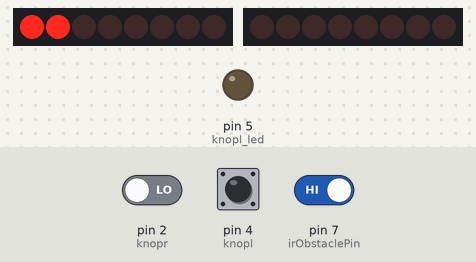
Bench run of a sketch on a simulated Arduino Uno, built with avr-gcc and run on an emulated ATmega328P. On the bench: 2 × 8 shift-register outputs drawn as a row of LEDs (first output left, lit = HIGH), output pins drawn as LEDs (lit = HIGH). Wiring (inferred from the names in the program): 2 × shift register (74HC595): data pin 11, shift clock pin 8, latch pin 12 / data pin 6, shift clock pin 3. Wiring (inferred from the signals the program sends): 2 × row of LEDs: on Q0, Q1, Q2, Q3, Q4, Q5, Q6, Q7 / on Q0, Q1, Q2, Q3, Q4, Q5, Q6, Q7. The test bench sets the inputs (shaded band); at power-on: pin 7 (irObstaclePin) HIGH, pin 4 (knopl) LOW, pin 2 (knopr) LOW. Pins used as bus, display or sensor lines are not drawn; what the sketch prints to the serial monitor is not drawn.

Above: at 1.2 s.
1.3 s: pin 7 (irObstaclePin) driven LOW
At 2.0 s:
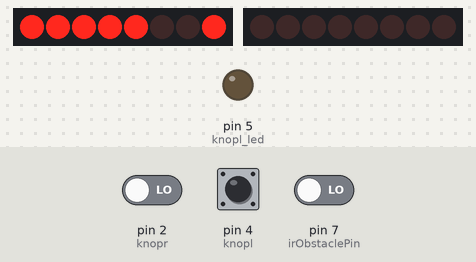
2.8 s: pin 7 (irObstaclePin) driven HIGH
At 3.1 s:
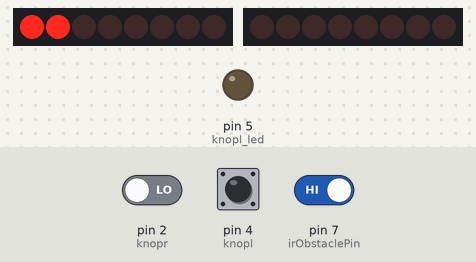
5.9 s: pin 4 (knopl) pulled HIGH for 0.15 s
At 6.8 s:
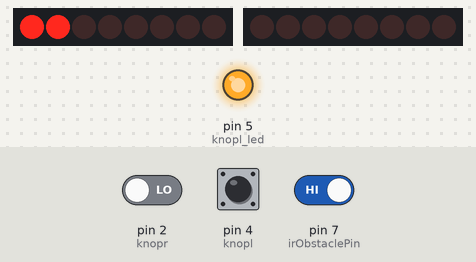
7.5 s: pin 2 (knopr) driven HIGH and pin 7 (irObstaclePin) driven LOW
At 8.7 s:
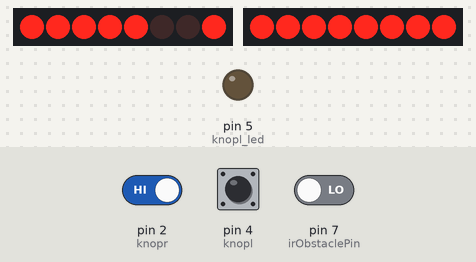
9.0 s: pin 7 (irObstaclePin) driven HIGH
At 10.1 s:
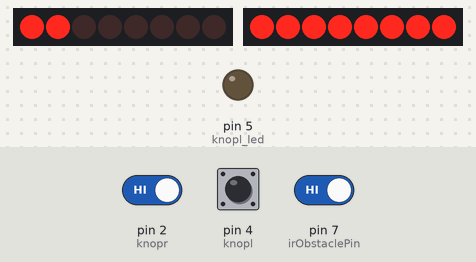
Timing chart, 0 to 11.5 s (numbered marks = the images above; inputs shaded):
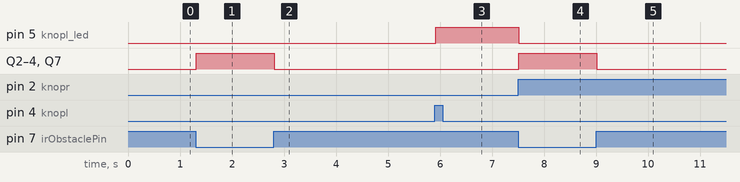

The sketch:

7_segment_display_arduino.ino
```cpp
const int latchPin = 12;//Pin connected to ST_CP of 74HC595
const int clockPin = 8;//Pin connected to SH_CP of 74HC595
const int dataPin = 11; //Pin connected to DS of 74HC595

#define led_lift 6

#define knopl 4
#define knopr 2

#define knopl_led 5
#define knopr_led 3

int buttonstate_l = LOW;
int buttonstate_r = LOW;

#define irObstaclePin 7  // This is our input pin

int waar;

int Obstacle = HIGH;

/*=======================================================================================================
  //display 0,1,2,3,4,5,6,7,8
  Number 0 :  00000011     3
  Number 1 :  10101111     159
  Number 2 :  00100101     37
  Number 3 :  00001101     13
  Number 4 :  10011001     153
  Number 5 :  01001001     73
  Number 6 :  01000001     65
  Number 7 :  00011111     31
  Number 8 :  00000001     1

  To display the dot, simply subtract 1.
  example : 1 - 1 = 0  or b0000000 0x0 to display 8
*/
/*In order to display zero your array has decimal number 3. However using the shift register
  it is actuall the binary number that is uploaded into the resitsre: zie the table above for zero: 00000011.
*/
int datArray[9] = {2, 158, 36, 12, 152, 72, 64, 30, 0}; // array without the decimal

void setup ()

{
  //set pins to output
  Serial.begin(9600);

  pinMode(irObstaclePin, INPUT);
  pinMode(knopr, INPUT);
  pinMode(knopl, INPUT);
  pinMode(knopl_led, OUTPUT);
  pinMode(knopr_led, OUTPUT);
  pinMode(led_lift, OUTPUT);

  pinMode(latchPin, OUTPUT);
  pinMode(clockPin, OUTPUT);
  pinMode(dataPin, OUTPUT);
}
void loop()


{
  Obstacle = digitalRead(irObstaclePin);
  buttonstate_l = digitalRead(knopl);
  buttonstate_r = digitalRead(knopr);

  Serial.print("r");
  Serial.println(buttonstate_r);
  Serial.print("l");
  Serial.println(buttonstate_l);


  //Serial.println(knopl_led);

  if ( buttonstate_l == 1) {
    digitalWrite(knopl_led, HIGH);
  }

  if ( buttonstate_r == 1) {
    digitalWrite(knopr_led, HIGH);
  }

  if (Obstacle == LOW) {
    waar = 1 ;
    digitalWrite(led_lift, HIGH);
    digitalWrite(knopl_led, LOW);
     digitalWrite(knopr_led, LOW);
    //Serial.println("OBSTACLE!!, OBSTACLE!!");

    digitalWrite(latchPin, LOW);
    shiftOut(dataPin, clockPin, MSBFIRST, 159);
    digitalWrite(latchPin, HIGH);

  } else {
    waar = 1 ;
    digitalWrite(led_lift, LOW);

    digitalWrite(latchPin, LOW);
    shiftOut(dataPin, clockPin, MSBFIRST, 3);
    digitalWrite(latchPin, HIGH);
    //Serial.println("clear");
  }

}
```

Measured:
- after the input at 1.3 s, Q2–4, Q7: LOW → HIGH at once
- after the input at 2.8 s, Q2–4, Q7: HIGH → LOW at once
- after the input at 5.9 s, pin 5 (knopl_led): LOW → HIGH at once
- after the input at 7.5 s, pin 5 (knopl_led): HIGH → LOW at once; Q2–4, Q7: LOW → HIGH at once
- after the input at 9.0 s, Q2–4, Q7: HIGH → LOW at once
